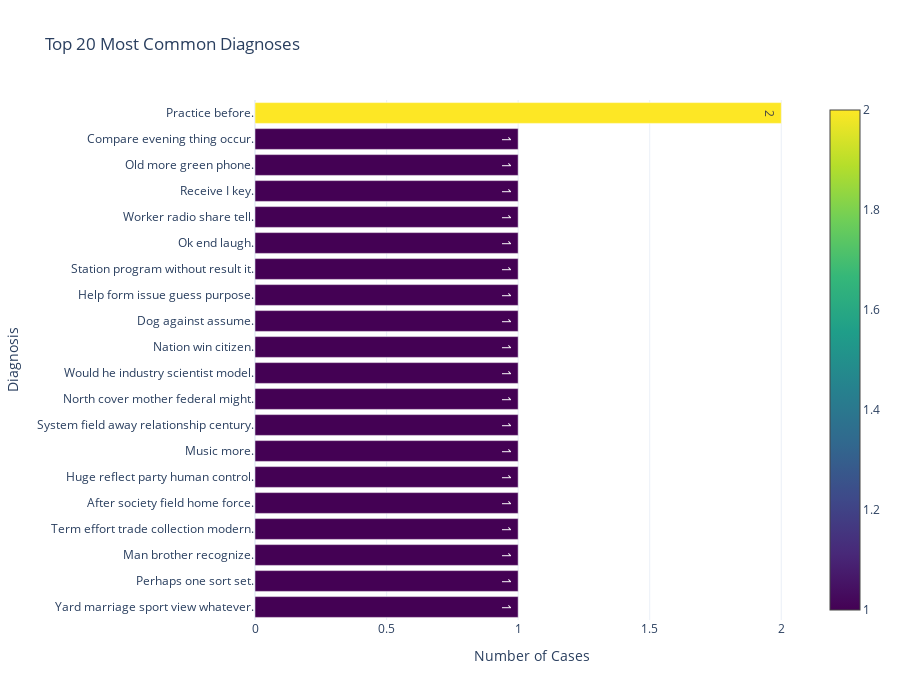

The notebook cell saved with this chart:
### Markdown cell above
## 4. Clinical Data Visualizations

### Code cell
# Top 20 Most Common Diagnoses
print("Creating top diagnoses visualization...")

if 'description' in diagnoses_df.columns:
    top_diagnoses = diagnoses_df['description'].value_counts().head(20)
    
    fig = go.Figure(data=[
        go.Bar(y=top_diagnoses.index[::-1], 
               x=top_diagnoses.values[::-1],
               orientation='h',
               text=top_diagnoses.values[::-1],
               textposition='auto',
               marker=dict(color=top_diagnoses.values[::-1], 
                          colorscale='Viridis',
                          showscale=True))
    ])
    
    fig.update_layout(
        title='Top 20 Most Common Diagnoses',
        xaxis_title='Number of Cases',
        yaxis_title='Diagnosis',
        height=700,
        template='plotly_white',
        showlegend=False
    )
    
    fig.write_html(f'{viz_dir}/top_diagnoses.html')
    fig.show()
    print("✓ Top diagnoses saved!")
else:
    print("⚠ description column not found")

### Figure 1 — Plotly figure (JSON) as saved in the notebook; plotly's stock layout.template omitted (floating-point values rounded to 4 significant figures)
{"data": [{"marker": {"color": [1, 1, 1, 1, 1, 1, 1, 1, 1, 1, 1, 1, 1, 1, 1, 1, 1, 1, 1, 2], "colorscale": [[0, "#440154"], [0.1111, "#482878"], [0.2222, "#3e4989"], [0.3333, "#31688e"], [0.4444, "#26828e"], [0.5556, "#1f9e89"], [0.6667, "#35b779"], [0.7778, "#6ece58"], [0.8889, "#b5de2b"], [1, "#fde725"]], "showscale": true}, "orientation": "h", "text": [1.0, 1.0, 1.0, 1.0, 1.0, 1.0, 1.0, 1.0, 1.0, 1.0, 1.0, 1.0, 1.0, 1.0, 1.0, 1.0, 1.0, 1.0, 1.0, 2.0], "textposition": "auto", "type": "bar", "x": [1, 1, 1, 1, 1, 1, 1, 1, 1, 1, 1, 1, 1, 1, 1, 1, 1, 1, 1, 2], "y": ["Yard marriage sport view whatever.", "Perhaps one sort set.", "Man brother recognize.", "Term effort trade collection modern.", "After society field home force.", "Huge reflect party human control.", "Music more.", "System field away relationship century.", "North cover mother federal might.", "Would he industry scientist model.", "Nation win citizen.", "Dog against assume.", "Help form issue guess purpose.", "Station program without result it.", "Ok end laugh.", "Worker radio share tell.", "Receive I key.", "Old more green phone.", "Compare evening thing occur.", "Practice before."]}], "layout": {"height": 700, "showlegend": false, "title": {"text": "Top 20 Most Common Diagnoses"}, "xaxis": {"title": {"text": "Number of Cases"}}, "yaxis": {"title": {"text": "Diagnosis"}}}}
